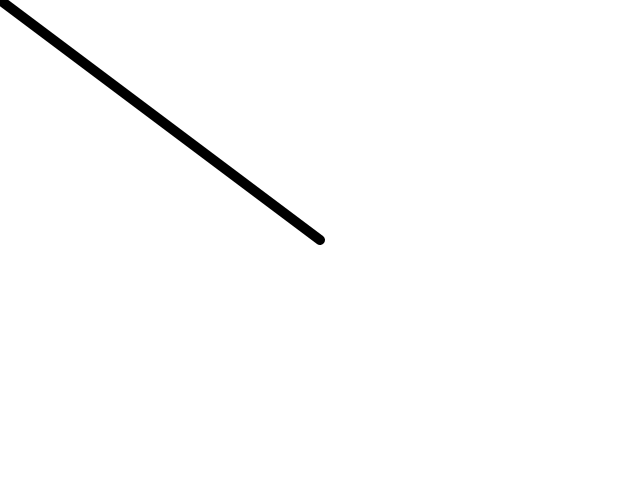
Frame 1 (no input)
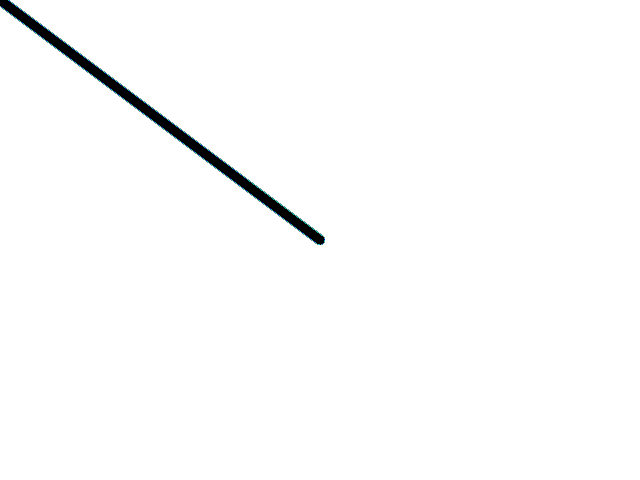
Frame 60 (no input)
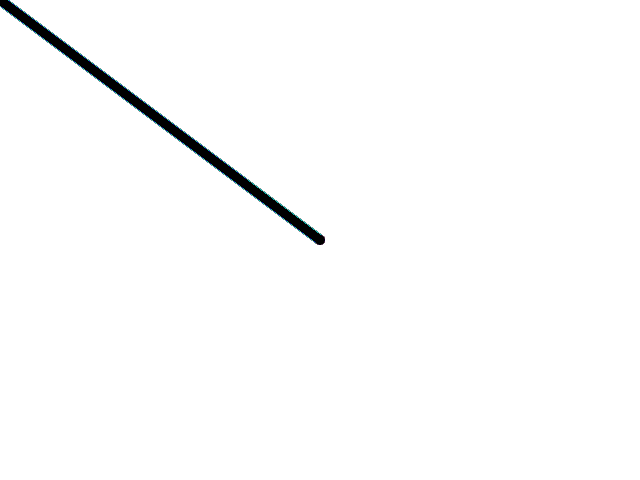
Frame 120 (the mouse pressed at the canvas centre since frame 60)

The p5.js sketch that drew these frames (run headless with seeded random() and noise() and a simulated clock; from frame 60 on, the mouse is pressed at the canvas centre):

// p5.js sketch
// ── sketch.js
var randomColor;

function setup() {
  createCanvas(640, 480);
  blendMode(SOFT_LIGHT);
}

function draw() {
  if (mouseIsPressed) {
    fill(0);
  }
  randomColor = color(random(255), random(255), random(255));
  strokeWeight(10);
  line(mouseX, mouseY, 320, 240);
  stroke(randomColor);
}
